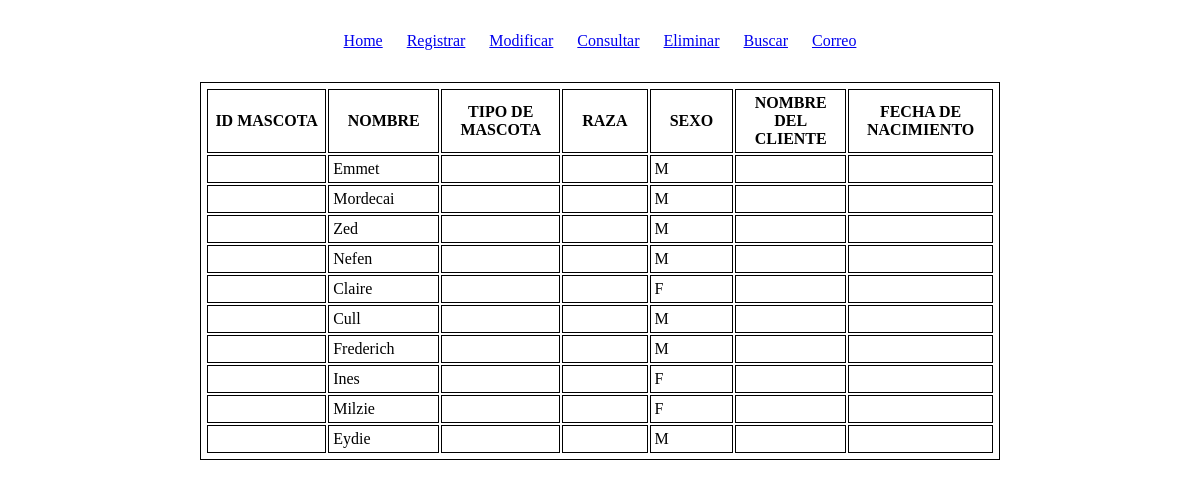
The page /reporte.php on the database its author committed.
### tables this page shows
CREATE TABLE IF NOT EXISTS usuarios (
  cedula INT(10) PRIMARY KEY AUTO_INCREMENT NOT NULL,
  nombre VARCHAR(20) NOT NULL,
  apellido VARCHAR(20) NOT NULL,
  direccion VARCHAR(100) NOT NULL,
  email VARCHAR(30) NOT NULL,
  telefono VARCHAR(20) NOT NULL,
  sexo VARCHAR(2) NOT NULL,
  nacionalidad VARCHAR(20) NOT NULL,
  ciudad VARCHAR(20) NOT NULL
);

### reporte.php (the view, shortened to what this page needs)
<?php include './conexion.php' ?>
<html>
<head>
  <link rel="stylesheet" href="./style.css">
</head>
<body>
  <?php include './menu.php' ?>
  <table>
    <tr>
      <th>ID MASCOTA</th>
      <th>NOMBRE</th>
      <th>TIPO DE MASCOTA</th>
      <th>RAZA</th>
      <th>SEXO</th>
      <th>NOMBRE DEL CLIENTE</th>
      <th>FECHA DE NACIMIENTO</th>
    </tr>
    <?php
      $sql = "SELECT * FROM usuarios";
      $result = mysqli_query($link, $sql);
      while ($row = mysqli_fetch_assoc($result)) {
    ?>
      <tr>
        <td><?= $row['id_mascota']; ?></td>
        <td><?= $row['nombre']; ?></td>
        <td><?= $row['tipo_mascota']; ?></td>
        <td><?= $row['raza']; ?></td>
        <td><?= $row['sexo']; ?></td>
        <td><?= $row['nombre_cliente']; ?></td>
        <td><?= $row['fecha_nacimiento']; ?></td>
      </tr>
    <?php } ?>
  </table>
</body>
</html>

### style.css (style rules this page uses)
* { margin: 0; padding: 0; box-sizing: border-box; }
body { display: flex; flex-direction: column; align-items: center; }
table, th, td { width: 800px; border:1px solid black; padding: 0.25rem; }

### rows shown on the page
usuarios: nombre "Emmet", sexo "M"
usuarios: nombre "Mordecai", sexo "M"
usuarios: nombre "Zed", sexo "M"
usuarios: nombre "Nefen", sexo "M"
usuarios: nombre "Claire", sexo "F"
usuarios: nombre "Cull", sexo "M"
usuarios: nombre "Frederich", sexo "M"
usuarios: nombre "Ines", sexo "F"
usuarios: nombre "Milzie", sexo "F"
usuarios: nombre "Eydie", sexo "M"
